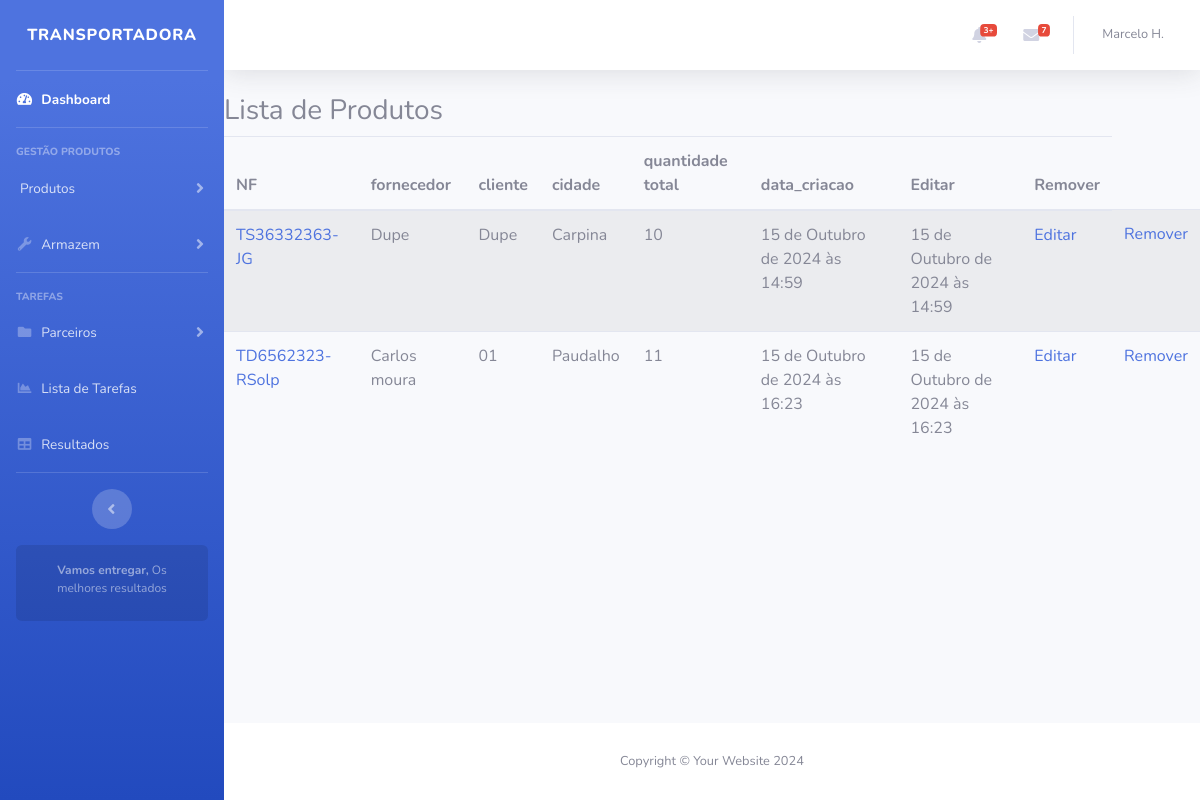
Before: /listarprodutos with the older database file.
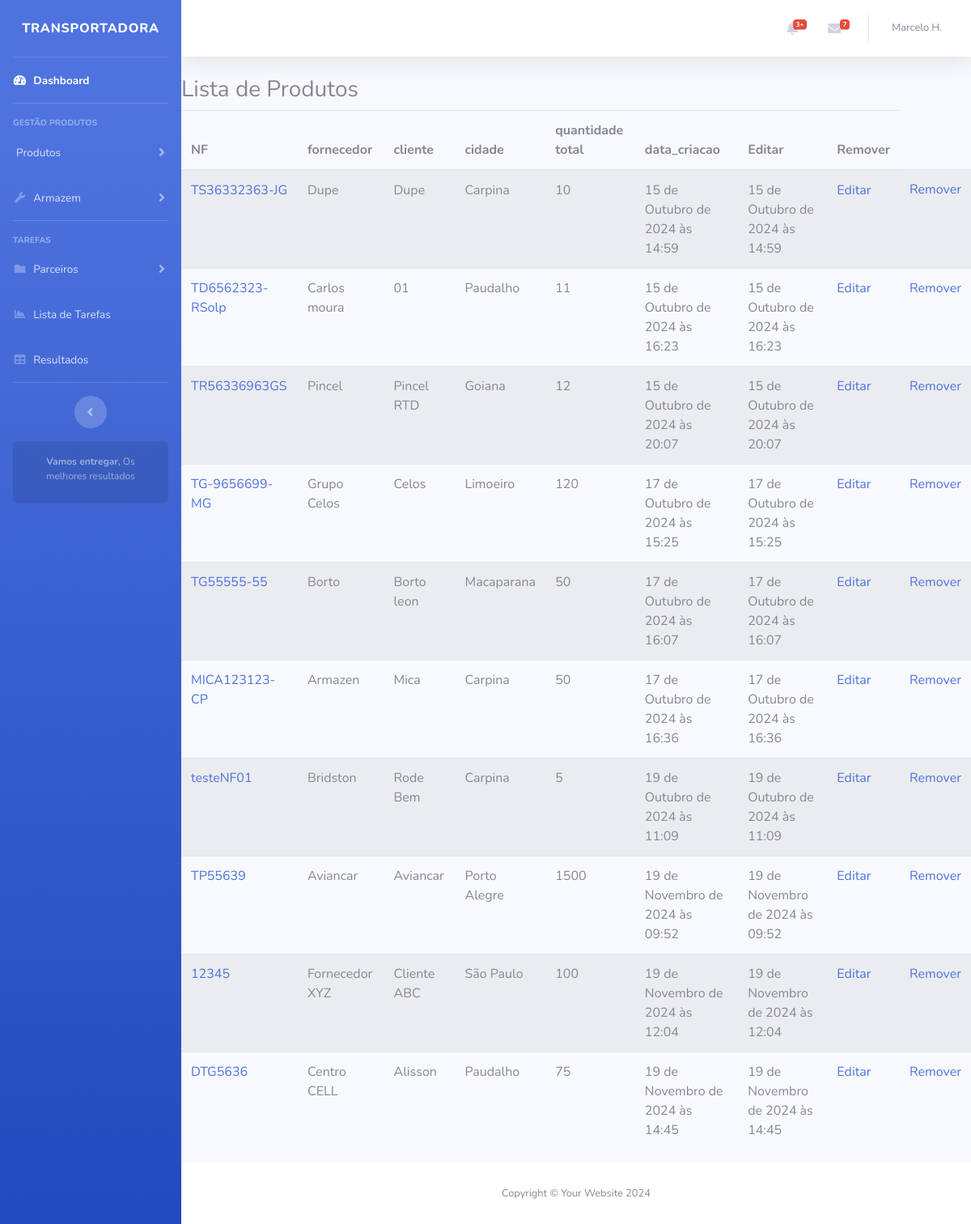
After: the same page with the newer database file.
### armazenamento/models.py (models this page shows, shortened)
class Produto(models.Model):
    NF = models.CharField(max_length=100)
    fornecedor = models.CharField(max_length=50, unique=True)
    cidade = models.CharField(max_length=50, unique=False)
    cliente = models.CharField(max_length=50, blank=True, null=True)
    quantidade_total = models.PositiveIntegerField(default=0)
    data_criacao = models.DateTimeField(auto_now_add=True)

### armazenamento/views.py (the view)
# urls.py: path('listarprodutos', lista_produtos, name='listarprodutos'),
def lista_produtos(request):
    produtos = Produto.objects.all()
    return render(request, 'Produto_estoque.html', {'produtos':produtos})

### armazenamento/templates/Produto_estoque.html
{% extends 'base.html' %}
{% block material %}
<h3> Lista de Produtos</h3>
<table class="table table-striped">
    <thead>
        <tr>
            <th scope="col">NF</th>
            <th scope="col">fornecedor</th>
            <th scope="col">cliente</th>
            <th scope="col">cidade</th>
            <th scope="col">quantidade total</th>
            <th scope="col">data_criacao</th>
            <th scope="col">Editar</th>
            <th scope="col">Remover</th>
        </tr>
    </thead>
    {% for produto in produtos %}
        <tr>
            <td><a href="#">{{produto.NF}}</a></td>
            <td>{{produto.fornecedor}}</td>
            <td>{{produto.cliente}}</td>
            <td>{{ produto.cidade}}</td>
            <td>{{ produto.quantidade_total}}</td>
            <td>{{ produto.data_criacao}}</td>
            <td>{{ produto.data_criacao}}</td>
            <td><a href="{% url 'editarproduto' produto.id %}">Editar</a></td>
            <td><a href="#">Remover</a></td>
        </tr>
    {% endfor %}
</table>
{% endblock %}

### armazenamento/templates/base.html (shortened to what this page needs)
<!DOCTYPE html>
<html lang="en">
<head>
    <link href="vendor/fontawesome-free/css/all.min.css" rel="stylesheet" type="text/css">
    <link href="https://cdnjs.cloudflare.com/ajax/libs/font-awesome/5.15.4/css/all.min.css" rel="stylesheet">
    {% load static %}
    <link href="{% static 'css/sb-admin-2.min.css' %}" rel="stylesheet">
</head>
<body id="page-top">
    <div id="wrapper">
        <ul class="navbar-nav bg-gradient-primary sidebar sidebar-dark accordion" id="accordionSidebar">
            <a class="sidebar-brand d-flex align-items-center justify-content-center" href="index.html">
                <div class="sidebar-brand-text mx-3">Transportadora </div>
            </a>
            <hr class="sidebar-divider my-0">
            <li class="nav-item active">
                <a class="nav-link" href="{% url 'home' %}">
                    <i class="fas fa-fw fa-tachometer-alt"></i>
                    <span>Dashboard</span>
                </a>
            </li>
            <hr class="sidebar-divider">
            <div class="sidebar-heading">
                Gestão produtos
            </div>
            <li class="nav-item">
                <a class="nav-link collapsed" href="#" data-toggle="collapse" data-target="#collapseTwo"
                    aria-expanded="true" aria-controls="collapseTwo">
                    <span>Produtos</span>
                </a>
            </li>
            <li class="nav-item">
                <a class="nav-link collapsed" href="#" data-toggle="collapse" data-target="#collapseUtilities"
                    aria-expanded="true" aria-controls="collapseUtilities">
                    <i class="fas fa-fw fa-wrench"></i>
                    <span>Armazem</span>
                </a>
            </li>
            <hr class="sidebar-divider">
            <div class="sidebar-heading">
                Tarefas
            </div>
            <li class="nav-item">
                <a class="nav-link collapsed" href="#" data-toggle="collapse" data-target="#collapsePages"
                    aria-expanded="true" aria-controls="collapsePages">
                    <i class="fas fa-fw fa-folder"></i>
                    <span>Parceiros</span>
                </a>
            </li>
            <li class="nav-item">
                <a class="nav-link" href="charts.html">
                    <i class="fas fa-fw fa-chart-area"></i>
                    <span>Lista de Tarefas</span></a>
            </li>
            <li class="nav-item">
                <a class="nav-link" href="tables.html">
                    <i class="fas fa-fw fa-table"></i>
                    <span>Resultados</span></a>
            </li>
            <hr class="sidebar-divider d-none d-md-block">
            <div class="text-center d-none d-md-inline">
                <button class="rounded-circle border-0" id="sidebarToggle"></button>
            </div>
            <div class="sidebar-card d-none d-lg-flex">
                <p class="text-center mb-2"><strong>Vamos entregar,</strong> Os melhores resultados</p>
            </div>
        </ul>
        <div id="content-wrapper" class="d-flex flex-column">
            <div id="content">
                <nav class="navbar navbar-expand navbar-light bg-white topbar mb-4 static-top shadow">
                    <ul class="navbar-nav ml-auto">
                        <li class="nav-item dropdown no-arrow mx-1">
                            <a class="nav-link dropdown-toggle" href="#" id="alertsDropdown" role="button"
                                data-toggle="dropdown" aria-haspopup="true" aria-expanded="false">
                                <i class="fas fa-bell fa-fw"></i>
                                <span class="badge badge-danger badge-counter">3+</span>
                            </a>
                        </li>
                        <li class="nav-item dropdown no-arrow mx-1">
                            <a class="nav-link dropdown-toggle" href="#" id="messagesDropdown" role="button"
                                data-toggle="dropdown" aria-haspopup="true" aria-expanded="false">
                                <i class="fas fa-envelope fa-fw"></i>
                                <span class="badge badge-danger badge-counter">7</span>
                            </a>
                        </li>
                        <li class="nav-item dropdown no-arrow">
                            <a class="nav-link dropdown-toggle" href="#" id="userDropdown" role="button"
                                data-toggle="dropdown" aria-haspopup="true" aria-expanded="false">
                                <span class="mr-2 d-none d-lg-inline text-gray-600 small">Marcelo H.</span>
                            </a>
                        </li>
                    </ul>
                </nav>
                {% block material %}
                {% endblock %}
            </div>
            <footer class="sticky-footer bg-white">
                <div class="container my-auto">
                    <div class="copyright text-center my-auto">
                        <span>Copyright &copy; Your Website 2024</span>
                    </div>
                </div>
            </footer>
        </div>
    </div>
</body>
</html>

Changed rows visible on the page:
added Produto: NF "TR56336963GS", fornecedor "Pincel", cliente "Pincel RTD", cidade "Goiana", quantidade_total "12", data_criacao "15 de Outubro de 2024 às 20:07"
added Produto: NF "TG-9656699-MG", fornecedor "Grupo Celos", cliente "Celos", cidade "Limoeiro", quantidade_total "120", data_criacao "17 de Outubro de 2024 às 15:25"
added Produto: NF "TG55555-55", fornecedor "Borto", cliente "Borto leon", cidade "Macaparana", quantidade_total "50", data_criacao "17 de Outubro de 2024 às 16:07"
added Produto: NF "MICA123123-CP", fornecedor "Armazen", cliente "Mica", cidade "Carpina", quantidade_total "50", data_criacao "17 de Outubro de 2024 às 16:36"
added Produto: NF "testeNF01", fornecedor "Bridston", cliente "Rode Bem", cidade "Carpina", quantidade_total "5", data_criacao "19 de Outubro de 2024 às 11:09"
added Produto: NF "TP55639", fornecedor "Aviancar", cliente "Aviancar", cidade "Porto Alegre", quantidade_total "1500", data_criacao "19 de Novembro de 2024 às 09:52"
added Produto: NF "12345", fornecedor "Fornecedor XYZ", cliente "Cliente ABC", cidade "São Paulo", quantidade_total "100", data_criacao "19 de Novembro de 2024 às 12:04"
added Produto: NF "DTG5636", fornecedor "Centro CELL", cliente "Alisson", cidade "Paudalho", quantidade_total "75", data_criacao "19 de Novembro de 2024 às 14:45"
